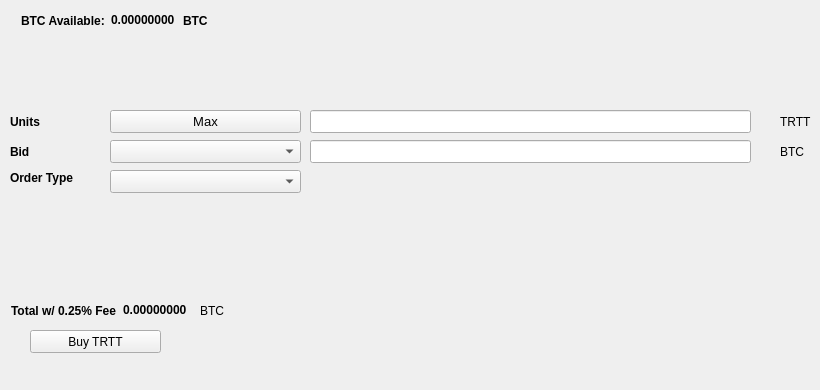
   <widget class="QWidget" name="BuyTab">
    <attribute name="title">
     <string>Buy</string>
    </attribute>
    <widget class="QPushButton" name="BuyTRTT">
     <property name="geometry">
      <rect>
       <x>30</x>
       <y>330</y>
       <width>131</width>
       <height>23</height>
      </rect>
     </property>
     <property name="text">
      <string>Buy TRTT</string>
     </property>
     <property name="icon">
      <iconset resource="../trittium.qrc">
       <normaloff>:/icons/bitcoin</normaloff>:/icons/bitcoin</iconset>
     </property>
    </widget>
    <widget class="QLabel" name="label_3">
     <property name="geometry">
      <rect>
       <x>10</x>
       <y>110</y>
       <width>46</width>
       <height>23</height>
      </rect>
     </property>
     <property name="font">
      <font>
       <weight>75</weight>
       <bold>true</bold>
      </font>
     </property>
     <property name="text">
      <string>Units</string>
     </property>
    </widget>
    <widget class="QLineEdit" name="UnitsInput">
     <property name="geometry">
      <rect>
       <x>310</x>
       <y>110</y>
       <width>441</width>
       <height>23</height>
      </rect>
     </property>
     <property name="font">
      <font>
       <pointsize>9</pointsize>
       <weight>75</weight>
       <bold>true</bold>
      </font>
     </property>
    </widget>
    <widget class="QLineEdit" name="BuyBidPriceEdit">
     <property name="geometry">
      <rect>
       <x>310</x>
       <y>140</y>
       <width>441</width>
       <height>23</height>
      </rect>
     </property>
     <property name="font">
      <font>
       <pointsize>9</pointsize>
       <weight>75</weight>
       <bold>true</bold>
      </font>
     </property>
    </widget>
    <widget class="QLabel" name="label_4">
     <property name="geometry">
      <rect>
       <x>780</x>
       <y>110</y>
       <width>31</width>
       <height>23</height>
      </rect>
     </property>
     <property name="text">
      <string>TRTT</string>
     </property>
    </widget>
    <widget class="QLabel" name="label_5">
     <property name="geometry">
      <rect>
       <x>780</x>
       <y>140</y>
       <width>31</width>
       <height>23</height>
      </rect>
     </property>
     <property name="text">
      <string>BTC</string>
     </property>
    </widget>
    <widget class="QLabel" name="label_6">
     <property name="geometry">
      <rect>
       <x>10</x>
       <y>140</y>
       <width>46</width>
       <height>23</height>
      </rect>
     </property>
     <property name="font">
      <font>
       <weight>75</weight>
       <bold>true</bold>
      </font>
     </property>
     <property name="text">
      <string>Bid</string>
     </property>
    </widget>
    <widget class="QLabel" name="label_7">
     <property name="geometry">
      <rect>
       <x>10</x>
       <y>170</y>
       <width>91</width>
       <height>16</height>
      </rect>
     </property>
     <property name="font">
      <font>
       <weight>75</weight>
       <bold>true</bold>
      </font>
     </property>
     <property name="text">
      <string>Order Type</string>
     </property>
    </widget>
    <widget class="QPushButton" name="Buy_Max_Amount">
     <property name="geometry">
      <rect>
       <x>110</x>
       <y>110</y>
       <width>191</width>
       <height>23</height>
      </rect>
     </property>
     <property name="font">
      <font>
       <pointsize>10</pointsize>
      </font>
     </property>
     <property name="text">
      <string>Max</string>
     </property>
    </widget>
    <widget class="QComboBox" name="BuyBidcomboBox">
     <property name="geometry">
      <rect>
       <x>110</x>
       <y>140</y>
       <width>191</width>
       <height>23</height>
      </rect>
     </property>
     <property name="font">
      <font>
       <pointsize>10</pointsize>
      </font>
     </property>
    </widget>
    <widget class="QComboBox" name="buyOrdertypeCombo">
     <property name="geometry">
      <rect>
       <x>110</x>
       <y>170</y>
       <width>191</width>
       <height>23</height>
      </rect>
     </property>
     <property name="font">
      <font>
       <pointsize>10</pointsize>
      </font>
     </property>
    </widget>
    <widget class="QWidget" name="layoutWidget1">
     <property name="geometry">
      <rect>
       <x>21</x>
       <y>11</y>
       <width>227</width>
       <height>19</height>
      </rect>
     </property>
     <layout class="QHBoxLayout" name="horizontalLayout_3">
      <item>
       <widget class="QLabel" name="label232">
        <property name="font">
         <font>
          <weight>75</weight>
          <bold>true</bold>
         </font>
        </property>
        <property name="text">
         <string>BTC Available:</string>
        </property>
       </widget>
      </item>
      <item>
       <widget class="QLabel" name="BtcAvailableLbl">
        <property name="palette">
         <palette>
          <active>
           <colorrole role="WindowText">
            <brush brushstyle="SolidPattern">
             <color alpha="255">
              <red>0</red>
              <green>0</green>
              <blue>0</blue>
             </color>
            </brush>
           </colorrole>
           <colorrole role="Button">
            <brush brushstyle="SolidPattern">
             <color alpha="255">
              <red>0</red>
              <green>170</green>
              <blue>0</blue>
             </color>
            </brush>
           </colorrole>
           <colorrole role="Light">
            <brush brushstyle="SolidPattern">
             <color alpha="255">
              <red>0</red>
              <green>255</green>
              <blue>0</blue>
             </color>
            </brush>
           </colorrole>
           <colorrole role="Midlight">
            <brush brushstyle="SolidPattern">
             <color alpha="255">
              <red>0</red>
              <green>212</green>
              <blue>0</blue>
             </color>
            </brush>
           </colorrole>
           <colorrole role="Dark">
            <brush brushstyle="SolidPattern">
             <color alpha="255">
              <red>0</red>
              <green>85</green>
              <blue>0</blue>
             </color>
            </brush>
           </colorrole>
           <colorrole role="Mid">
            <brush brushstyle="SolidPattern">
             <color alpha="255">
              <red>0</red>
              <green>113</green>
              <blue>0</blue>
             </color>
            </brush>
           </colorrole>
           <colorrole role="Text">
            <brush brushstyle="SolidPattern">
             <color alpha="255">
              <red>0</red>
              <green>170</green>
              <blue>0</blue>
             </color>
            </brush>
           </colorrole>
           <colorrole role="BrightText">
            <brush brushstyle="SolidPattern">
             <color alpha="255">
              <red>255</red>
              <green>255</green>
              <blue>255</blue>
             </color>
            </brush>
           </colorrole>
           <colorrole role="ButtonText">
            <brush brushstyle="SolidPattern">
             <color alpha="255">
              <red>0</red>
              <green>0</green>
              <blue>0</blue>
             </color>
            </brush>
           </colorrole>
           <colorrole role="Base">
            <brush brushstyle="SolidPattern">
             <color alpha="255">
              <red>255</red>
              <green>255</green>
              <blue>255</blue>
             </color>
            </brush>
           </colorrole>
           <colorrole role="Window">
            <brush brushstyle="SolidPattern">
             <color alpha="255">
              <red>0</red>
              <green>170</green>
              <blue>0</blue>
             </color>
            </brush>
           </colorrole>
           <colorrole role="Shadow">
            <brush brushstyle="SolidPattern">
             <color alpha="255">
              <red>0</red>
              <green>0</green>
              <blue>0</blue>
             </color>
            </brush>
           </colorrole>
           <colorrole role="AlternateBase">
            <brush brushstyle="SolidPattern">
             <color alpha="255">
              <red>127</red>
              <green>212</green>
              <blue>127</blue>
             </color>
            </brush>
           </colorrole>
           <colorrole role="ToolTipBase">
            <brush brushstyle="SolidPattern">
             <color alpha="255">
              <red>255</red>
              <green>255</green>
              <blue>220</blue>
             </color>
            </brush>
           </colorrole>
           <colorrole role="ToolTipText">
            <brush brushstyle="SolidPattern">
             <color alpha="255">
              <red>0</red>
              <green>0</green>
              <blue>0</blue>
             </color>
            </brush>
           </colorrole>
          </active>
          <inactive>
           <colorrole role="WindowText">
            <brush brushstyle="SolidPattern">
             <color alpha="255">
              <red>0</red>
              <green>0</green>
              <blue>0</blue>
             </color>
            </brush>
           </colorrole>
           <colorrole role="Button">
            <brush brushstyle="SolidPattern">
             <color alpha="255">
              <red>0</red>
              <green>170</green>
              <blue>0</blue>
             </color>
            </brush>
           </colorrole>
           <colorrole role="Light">
            <brush brushstyle="SolidPattern">
             <color alpha="255">
              <red>0</red>
              <green>255</green>
              <blue>0</blue>
             </color>
            </brush>
           </colorrole>
           <colorrole role="Midlight">
            <brush brushstyle="SolidPattern">
             <color alpha="255">
              <red>0</red>
              <green>212</green>
              <blue>0</blue>
             </color>
            </brush>
           </colorrole>
           <colorrole role="Dark">
            <brush brushstyle="SolidPattern">
             <color alpha="255">
              <red>0</red>
              <green>85</green>
              <blue>0</blue>
             </color>
            </brush>
           </colorrole>
           <colorrole role="Mid">
            <brush brushstyle="SolidPattern">
             <color alpha="255">
              <red>0</red>
              <green>113</green>
              <blue>0</blue>
             </color>
            </brush>
           </colorrole>
           <colorrole role="Text">
            <brush brushstyle="SolidPattern">
             <color alpha="255">
              <red>0</red>
              <green>170</green>
              <blue>0</blue>
             </color>
            </brush>
           </colorrole>
           <colorrole role="BrightText">
            <brush brushstyle="SolidPattern">
             <color alpha="255">
              <red>255</red>
              <green>255</green>
              <blue>255</blue>
             </color>
            </brush>
           </colorrole>
           <colorrole role="ButtonText">
            <brush brushstyle="SolidPattern">
             <color alpha="255">
              <red>0</red>
              <green>0</green>
              <blue>0</blue>
             </color>
            </brush>
           </colorrole>
           <colorrole role="Base">
            <brush brushstyle="SolidPattern">
             <color alpha="255">
              <red>255</red>
              <green>255</green>
              <blue>255</blue>
             </color>
            </brush>
           </colorrole>
           <colorrole role="Window">
            <brush brushstyle="SolidPattern">
             <color alpha="255">
              <red>0</red>
              <green>170</green>
              <blue>0</blue>
             </color>
            </brush>
           </colorrole>
           <colorrole role="Shadow">
            <brush brushstyle="SolidPattern">
             <color alpha="255">
              <red>0</red>
              <green>0</green>
              <blue>0</blue>
             </color>
            </brush>
           </colorrole>
           <colorrole role="AlternateBase">
            <brush brushstyle="SolidPattern">
             <color alpha="255">
              <red>127</red>
              <green>212</green>
              <blue>127</blue>
             </color>
            </brush>
           </colorrole>
           <colorrole role="ToolTipBase">
            <brush brushstyle="SolidPattern">
             <color alpha="255">
              <red>255</red>
              <green>255</green>
              <blue>220</blue>
             </color>
            </brush>
           </colorrole>
           <colorrole role="ToolTipText">
            <brush brushstyle="SolidPattern">
             <color alpha="255">
              <red>0</red>
              <green>0</green>
              <blue>0</blue>
             </color>
            </brush>
           </colorrole>
          </inactive>
          <disabled>
           <colorrole role="WindowText">
            <brush brushstyle="SolidPattern">
             <color alpha="255">
              <red>0</red>
              <green>85</green>
              <blue>0</blue>
             </color>
            </brush>
           </colorrole>
           <colorrole role="Button">
            <brush brushstyle="SolidPattern">
             <color alpha="255">
              <red>0</red>
              <green>170</green>
              <blue>0</blue>
             </color>
            </brush>
           </colorrole>
           <colorrole role="Light">
            <brush brushstyle="SolidPattern">
             <color alpha="255">
              <red>0</red>
              <green>255</green>
              <blue>0</blue>
             </color>
            </brush>
           </colorrole>
           <colorrole role="Midlight">
            <brush brushstyle="SolidPattern">
             <color alpha="255">
              <red>0</red>
              <green>212</green>
              <blue>0</blue>
             </color>
            </brush>
           </colorrole>
           <colorrole role="Dark">
            <brush brushstyle="SolidPattern">
             <color alpha="255">
              <red>0</red>
              <green>85</green>
              <blue>0</blue>
             </color>
            </brush>
           </colorrole>
           <colorrole role="Mid">
            <brush brushstyle="SolidPattern">
             <color alpha="255">
              <red>0</red>
              <green>113</green>
              <blue>0</blue>
             </color>
            </brush>
           </colorrole>
           <colorrole role="Text">
            <brush brushstyle="SolidPattern">
             <color alpha="255">
              <red>0</red>
              <green>85</green>
              <blue>0</blue>
             </color>
            </brush>
           </colorrole>
           <colorrole role="BrightText">
            <brush brushstyle="SolidPattern">
             <color alpha="255">
              <red>255</red>
              <green>255</green>
              <blue>255</blue>
             </color>
            </brush>
           </colorrole>
           <colorrole role="ButtonText">
            <brush brushstyle="SolidPattern">
             <color alpha="255">
              <red>0</red>
              <green>85</green>
              <blue>0</blue>
             </color>
            </brush>
           </colorrole>
           <colorrole role="Base">
            <brush brushstyle="SolidPattern">
             <color alpha="255">
              <red>0</red>
              <green>170</green>
              <blue>0</blue>
             </color>
            </brush>
           </colorrole>
           <colorrole role="Window">
            <brush brushstyle="SolidPattern">
             <color alpha="255">
              <red>0</red>
              <green>170</green>
              <blue>0</blue>
             </color>
            </brush>
           </colorrole>
           <colorrole role="Shadow">
            <brush brushstyle="SolidPattern">
             <color alpha="255">
              <red>0</red>
              <green>0</green>
              <blue>0</blue>
             </color>
            </brush>
           </colorrole>
           <colorrole role="AlternateBase">
            <brush brushstyle="SolidPattern">
             <color alpha="255">
              <red>0</red>
              <green>170</green>
              <blue>0</blue>
             </color>
            </brush>
           </colorrole>
           <colorrole role="ToolTipBase">
            <brush brushstyle="SolidPattern">
             <color alpha="255">
              <red>255</red>
              <green>255</green>
              <blue>220</blue>
             </color>
            </brush>
           </colorrole>
           <colorrole role="ToolTipText">
            <brush brushstyle="SolidPattern">
             <color alpha="255">
              <red>0</red>
              <green>0</green>
              <blue>0</blue>
             </color>
            </brush>
           </colorrole>
          </disabled>
         </palette>
        </property>
        <property name="font">
         <font>
          <weight>75</weight>
          <bold>true</bold>
         </font>
        </property>
        <property name="text">
         <string>0.00000000</string>
        </property>
        <property name="textInteractionFlags">
         <set>Qt::LinksAccessibleByMouse|Qt::TextSelectableByKeyboard|Qt::TextSelectableByMouse</set>
        </property>
       </widget>
      </item>
      <item>
       <widget class="QLabel" name="BtcAvailableLbl_2">
        <property name="font">
         <font>
          <weight>75</weight>
          <bold>true</bold>
         </font>
        </property>
        <property name="text">
         <string>BTC</string>
        </property>
       </widget>
      </item>
     </layout>
    </widget>
    <widget class="QWidget" name="layoutWidge2">
     <property name="geometry">
      <rect>
       <x>11</x>
       <y>301</y>
       <width>259</width>
       <height>19</height>
      </rect>
     </property>
     <layout class="QHBoxLayout" name="horizontalLayout_4">
      <item>
       <widget class="QLabel" name="label_9">
        <property name="font">
         <font>
          <weight>75</weight>
          <bold>true</bold>
         </font>
        </property>
        <property name="text">
         <string>Total w/ 0.25% Fee</string>
        </property>
       </widget>
      </item>
      <item>
       <widget class="QLabel" name="BuyCostLabel">
        <property name="palette">
         <palette>
          <active>
           <colorrole role="WindowText">
            <brush brushstyle="SolidPattern">
             <color alpha="255">
              <red>0</red>
              <green>0</green>
              <blue>0</blue>
             </color>
            </brush>
           </colorrole>
           <colorrole role="Button">
            <brush brushstyle="SolidPattern">
             <color alpha="255">
              <red>0</red>
              <green>170</green>
              <blue>0</blue>
             </color>
            </brush>
           </colorrole>
           <colorrole role="Light">
            <brush brushstyle="SolidPattern">
             <color alpha="255">
              <red>0</red>
              <green>255</green>
              <blue>0</blue>
             </color>
            </brush>
           </colorrole>
           <colorrole role="Midlight">
            <brush brushstyle="SolidPattern">
             <color alpha="255">
              <red>0</red>
              <green>212</green>
              <blue>0</blue>
             </color>
            </brush>
           </colorrole>
           <colorrole role="Dark">
            <brush brushstyle="SolidPattern">
             <color alpha="255">
              <red>0</red>
              <green>85</green>
              <blue>0</blue>
             </color>
            </brush>
           </colorrole>
           <colorrole role="Mid">
            <brush brushstyle="SolidPattern">
             <color alpha="255">
              <red>0</red>
              <green>113</green>
              <blue>0</blue>
             </color>
            </brush>
           </colorrole>
           <colorrole role="Text">
            <brush brushstyle="SolidPattern">
             <color alpha="255">
              <red>0</red>
              <green>170</green>
              <blue>0</blue>
             </color>
            </brush>
           </colorrole>
           <colorrole role="BrightText">
            <brush brushstyle="SolidPattern">
             <color alpha="255">
              <red>255</red>
              <green>255</green>
              <blue>255</blue>
             </color>
            </brush>
           </colorrole>
           <colorrole role="ButtonText">
            <brush brushstyle="SolidPattern">
             <color alpha="255">
              <red>0</red>
              <green>0</green>
              <blue>0</blue>
             </color>
            </brush>
           </colorrole>
           <colorrole role="Base">
            <brush brushstyle="SolidPattern">
             <color alpha="255">
              <red>255</red>
              <green>255</green>
              <blue>255</blue>
             </color>
            </brush>
           </colorrole>
           <colorrole role="Window">
            <brush brushstyle="SolidPattern">
             <color alpha="255">
              <red>0</red>
              <green>170</green>
              <blue>0</blue>
             </color>
            </brush>
           </colorrole>
           <colorrole role="Shadow">
            <brush brushstyle="SolidPattern">
             <color alpha="255">
              <red>0</red>
              <green>0</green>
              <blue>0</blue>
             </color>
            </brush>
           </colorrole>
           <colorrole role="AlternateBase">
            <brush brushstyle="SolidPattern">
             <color alpha="255">
              <red>127</red>
              <green>212</green>
              <blue>127</blue>
             </color>
            </brush>
           </colorrole>
           <colorrole role="ToolTipBase">
            <brush brushstyle="SolidPattern">
             <color alpha="255">
              <red>255</red>
              <green>255</green>
              <blue>220</blue>
             </color>
            </brush>
           </colorrole>
           <colorrole role="ToolTipText">
            <brush brushstyle="SolidPattern">
             <color alpha="255">
              <red>0</red>
              <green>0</green>
              <blue>0</blue>
             </color>
            </brush>
           </colorrole>
          </active>
          <inactive>
           <colorrole role="WindowText">
            <brush brushstyle="SolidPattern">
             <color alpha="255">
              <red>0</red>
              <green>0</green>
              <blue>0</blue>
             </color>
            </brush>
           </colorrole>
           <colorrole role="Button">
            <brush brushstyle="SolidPattern">
             <color alpha="255">
              <red>0</red>
              <green>170</green>
              <blue>0</blue>
             </color>
            </brush>
           </colorrole>
           <colorrole role="Light">
            <brush brushstyle="SolidPattern">
             <color alpha="255">
              <red>0</red>
              <green>255</green>
              <blue>0</blue>
             </color>
            </brush>
           </colorrole>
           <colorrole role="Midlight">
            <brush brushstyle="SolidPattern">
             <color alpha="255">
              <red>0</red>
              <green>212</green>
              <blue>0</blue>
             </color>
            </brush>
           </colorrole>
           <colorrole role="Dark">
            <brush brushstyle="SolidPattern">
             <color alpha="255">
              <red>0</red>
              <green>85</green>
              <blue>0</blue>
             </color>
            </brush>
           </colorrole>
           <colorrole role="Mid">
            <brush brushstyle="SolidPattern">
             <color alpha="255">
              <red>0</red>
              <green>113</green>
              <blue>0</blue>
             </color>
            </brush>
           </colorrole>
           <colorrole role="Text">
            <brush brushstyle="SolidPattern">
             <color alpha="255">
              <red>0</red>
              <green>170</green>
              <blue>0</blue>
             </color>
            </brush>
           </colorrole>
           <colorrole role="BrightText">
            <brush brushstyle="SolidPattern">
             <color alpha="255">
              <red>255</red>
              <green>255</green>
              <blue>255</blue>
             </color>
            </brush>
           </colorrole>
           <colorrole role="ButtonText">
            <brush brushstyle="SolidPattern">
             <color alpha="255">
              <red>0</red>
              <green>0</green>
              <blue>0</blue>
             </color>
            </brush>
           </colorrole>
           <colorrole role="Base">
            <brush brushstyle="SolidPattern">
             <color alpha="255">
              <red>255</red>
              <green>255</green>
              <blue>255</blue>
             </color>
            </brush>
           </colorrole>
           <colorrole role="Window">
            <brush brushstyle="SolidPattern">
             <color alpha="255">
              <red>0</red>
              <green>170</green>
              <blue>0</blue>
             </color>
            </brush>
           </colorrole>
           <colorrole role="Shadow">
            <brush brushstyle="SolidPattern">
             <color alpha="255">
              <red>0</red>
              <green>0</green>
              <blue>0</blue>
             </color>
            </brush>
           </colorrole>
           <colorrole role="AlternateBase">
            <brush brushstyle="SolidPattern">
             <color alpha="255">
              <red>127</red>
              <green>212</green>
              <blue>127</blue>
             </color>
            </brush>
           </colorrole>
           <colorrole role="ToolTipBase">
            <brush brushstyle="SolidPattern">
             <color alpha="255">
              <red>255</red>
              <green>255</green>
              <blue>220</blue>
             </color>
            </brush>
           </colorrole>
           <colorrole role="ToolTipText">
            <brush brushstyle="SolidPattern">
             <color alpha="255">
              <red>0</red>
              <green>0</green>
              <blue>0</blue>
             </color>
            </brush>
           </colorrole>
          </inactive>
          <disabled>
           <colorrole role="WindowText">
            <brush brushstyle="SolidPattern">
             <color alpha="255">
              <red>0</red>
              <green>85</green>
              <blue>0</blue>
             </color>
            </brush>
           </colorrole>
           <colorrole role="Button">
            <brush brushstyle="SolidPattern">
             <color alpha="255">
              <red>0</red>
              <green>170</green>
              <blue>0</blue>
             </color>
            </brush>
           </colorrole>
           <colorrole role="Light">
            <brush brushstyle="SolidPattern">
             <color alpha="255">
              <red>0</red>
              <green>255</green>
              <blue>0</blue>
             </color>
            </brush>
           </colorrole>
           <colorrole role="Midlight">
            <brush brushstyle="SolidPattern">
             <color alpha="255">
              <red>0</red>
              <green>212</green>
              <blue>0</blue>
             </color>
            </brush>
           </colorrole>
           <colorrole role="Dark">
            <brush brushstyle="SolidPattern">
             <color alpha="255">
              <red>0</red>
              <green>85</green>
              <blue>0</blue>
             </color>
            </brush>
           </colorrole>
           <colorrole role="Mid">
            <brush brushstyle="SolidPattern">
             <color alpha="255">
              <red>0</red>
              <green>113</green>
              <blue>0</blue>
             </color>
            </brush>
           </colorrole>
           <colorrole role="Text">
            <brush brushstyle="SolidPattern">
             <color alpha="255">
              <red>0</red>
              <green>85</green>
              <blue>0</blue>
             </color>
            </brush>
           </colorrole>
           <colorrole role="BrightText">
            <brush brushstyle="SolidPattern">
             <color alpha="255">
              <red>255</red>
              <green>255</green>
              <blue>255</blue>
             </color>
            </brush>
           </colorrole>
           <colorrole role="ButtonText">
            <brush brushstyle="SolidPattern">
             <color alpha="255">
              <red>0</red>
              <green>85</green>
              <blue>0</blue>
             </color>
            </brush>
           </colorrole>
           <colorrole role="Base">
            <brush brushstyle="SolidPattern">
             <color alpha="255">
              <red>0</red>
              <green>170</green>
              <blue>0</blue>
             </color>
            </brush>
           </colorrole>
           <colorrole role="Window">
            <brush brushstyle="SolidPattern">
             <color alpha="255">
              <red>0</red>
              <green>170</green>
              <blue>0</blue>
             </color>
            </brush>
           </colorrole>
           <colorrole role="Shadow">
            <brush brushstyle="SolidPattern">
             <color alpha="255">
              <red>0</red>
              <green>0</green>
              <blue>0</blue>
             </color>
            </brush>
           </colorrole>
           <colorrole role="AlternateBase">
            <brush brushstyle="SolidPattern">
             <color alpha="255">
              <red>0</red>
              <green>170</green>
              <blue>0</blue>
             </color>
            </brush>
           </colorrole>
           <colorrole role="ToolTipBase">
            <brush brushstyle="SolidPattern">
             <color alpha="255">
              <red>255</red>
              <green>255</green>
              <blue>220</blue>
             </color>
            </brush>
           </colorrole>
           <colorrole role="ToolTipText">
            <brush brushstyle="SolidPattern">
             <color alpha="255">
              <red>0</red>
              <green>0</green>
              <blue>0</blue>
             </color>
            </brush>
           </colorrole>
          </disabled>
         </palette>
        </property>
        <property name="font">
         <font>
          <weight>75</weight>
          <bold>true</bold>
         </font>
        </property>
        <property name="autoFillBackground">
         <bool>false</bool>
        </property>
        <property name="text">
         <string>0.00000000</string>
        </property>
        <property name="textInteractionFlags">
         <set>Qt::LinksAccessibleByMouse|Qt::TextSelectableByMouse</set>
        </property>
       </widget>
      </item>
      <item>
       <widget class="QLabel" name="label_10">
        <property name="font">
         <font>
          <weight>50</weight>
          <bold>false</bold>
         </font>
        </property>
        <property name="text">
         <string>BTC</string>
        </property>
       </widget>
      </item>
     </layout>
    </widget>
    <widget class="QLabel" name="label_24">
     <property name="geometry">
      <rect>
       <x>460</x>
       <y>300</y>
       <width>281</width>
       <height>81</height>
      </rect>
     </property>
     <property name="text">
      <string/>
     </property>
     <property name="pixmap">
      <pixmap>:/images/bittrex</pixmap>
     </property>
    </widget>
   </widget>
